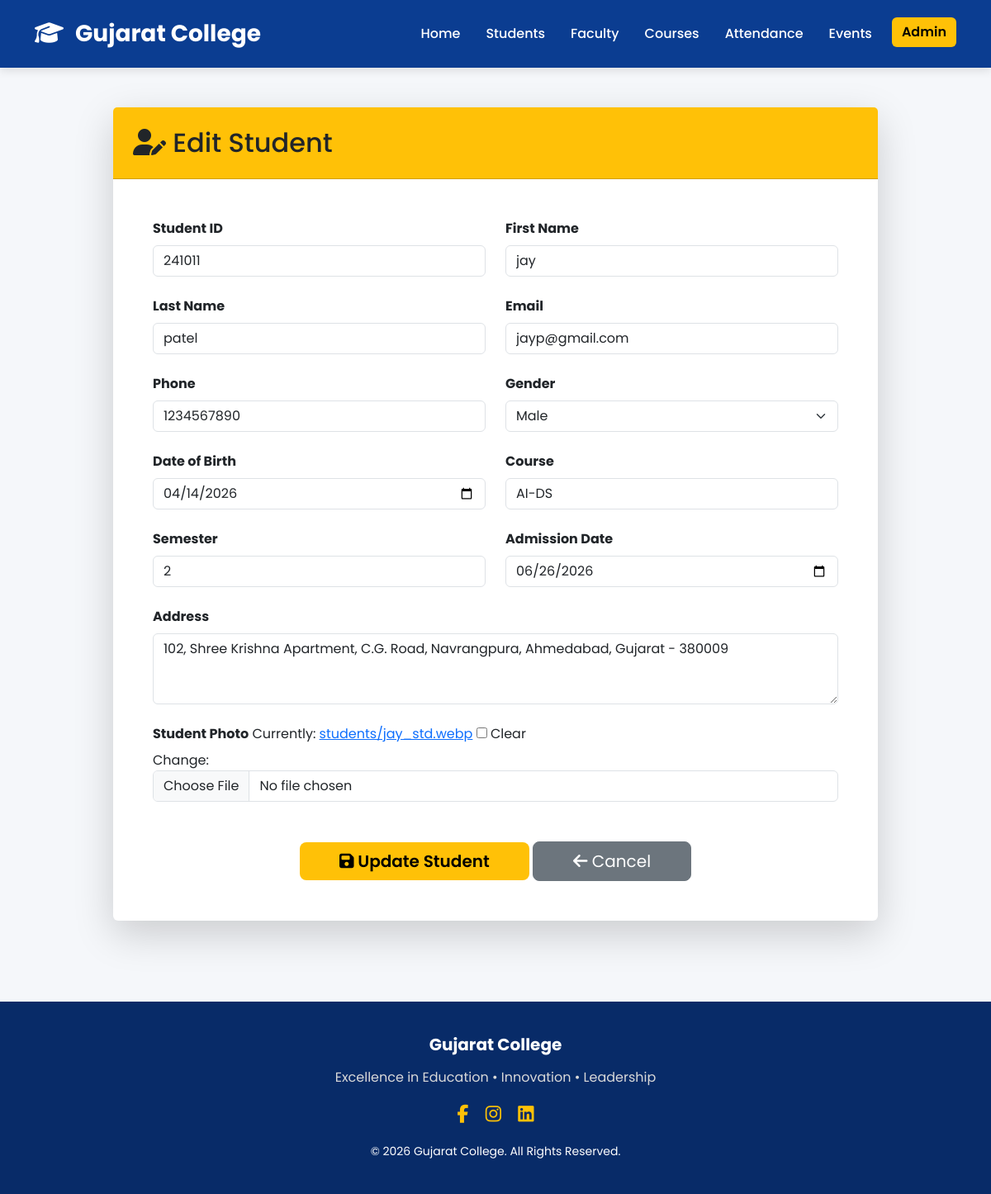
The page /students/1/edit/ (signed in) on the database its author committed.
### students/models.py (models this page shows, shortened)
class Student(models.Model):
    GENDER_CHOICES = (
        ("Male", "Male"),
        ("Female", "Female"),
        ("Other", "Other"),
    )
    student_id = models.CharField(
        max_length=20,
        unique=True
    )
    first_name = models.CharField(
        max_length=100
    )
    last_name = models.CharField(
        max_length=100
    )
    email = models.EmailField(
        unique=True
    )
    phone = models.CharField(
        max_length=15
    )
    gender = models.CharField(
        max_length=10,
        choices=GENDER_CHOICES
    )
    date_of_birth = models.DateField()
    address = models.TextField()
    course = models.CharField(
        max_length=100
    )
    semester = models.IntegerField()
    admission_date = models.DateField()
    photo = models.ImageField(
        upload_to="students/",
        blank=True,
        null=True
    )
    created_at = models.DateTimeField(
        auto_now_add=True
    )
    updated_at = models.DateTimeField(
        auto_now=True
    )
    class Meta:
        ordering = ["student_id"]

### students/views.py (the view)
# urls.py: path("<int:pk>/edit/", views.edit_student, name="edit_student"),
@login_required(login_url="login")
def edit_student(request, pk):
    student = get_object_or_404(Student, pk=pk)
    if request.method == "POST":
        form = StudentForm(
            request.POST,
            request.FILES,
            instance=student
        )
        if form.is_valid():
            form.save()
            messages.success(request, "Student Updated Successfully.")
            return redirect("student_list")
    else:
        form = StudentForm(instance=student)
    return render(
        request,
        "students/edit_student.html",
        {
            "form": form,
            "student": student
        }
    )

### templates/students/edit_student.html (shortened to what this page needs)
{% extends 'base.html' %}
{% block content %}
<div class="container py-5">
    <div class="row justify-content-center">
        <div class="col-lg-10">
            <div class="card shadow-lg border-0">
                <div class="card-header bg-warning text-dark p-4">
                    <h2 class="mb-0">
                        <i class="fas fa-user-edit"></i>
                        Edit Student
                    </h2>
                </div>
                <div class="card-body p-5">
                    <form method="POST" enctype="multipart/form-data">
                        <div class="row">
                            <div class="col-md-6 mb-4">
                                <label class="form-label fw-bold">
                                    Student ID
                                </label>
                                {{ form.student_id }}
                            </div>
                            <div class="col-md-6 mb-4">
                                <label class="form-label fw-bold">
                                    First Name
                                </label>
                                {{ form.first_name }}
                            </div>
                            <div class="col-md-6 mb-4">
                                <label class="form-label fw-bold">
                                    Last Name
                                </label>
                                {{ form.last_name }}
                            </div>
                            <div class="col-md-6 mb-4">
                                <label class="form-label fw-bold">
                                    Email
                                </label>
                                {{ form.email }}
                            </div>
                            <div class="col-md-6 mb-4">
                                <label class="form-label fw-bold">
                                    Phone
                                </label>
                                {{ form.phone }}
                            </div>
                            <div class="col-md-6 mb-4">
                                <label class="form-label fw-bold">
                                    Gender
                                </label>
                                {{ form.gender }}
                            </div>
                            <div class="col-md-6 mb-4">
                                <label class="form-label fw-bold">
                                    Date of Birth
                                </label>
                                {{ form.date_of_birth }}
                            </div>
                            <div class="col-md-6 mb-4">
                                <label class="form-label fw-bold">
                                    Course
                                </label>
                                {{ form.course }}
                            </div>
                            <div class="col-md-6 mb-4">
                                <label class="form-label fw-bold">
                                    Semester
                                </label>
                                {{ form.semester }}
                            </div>
                            <div class="col-md-6 mb-4">
                                <label class="form-label fw-bold">
                                    Admission Date
                                </label>
                                {{ form.admission_date }}
                            </div>
                            <div class="col-md-12 mb-4">
                                <label class="form-label fw-bold">
                                    Address
                                </label>
                                {{ form.address }}
                            </div>
                            <div class="col-md-12 mb-4">
                                <label class="form-label fw-bold">
                                    Student Photo
                                </label>
                                {{ form.photo }}
                            </div>
                        </div>
                        <div class="text-center mt-4">
                            <button type="submit"
                                    class="btn btn-warning btn-lg px-5">
                                <i class="fas fa-save"></i>
                                Update Student
                            </button>
                            <a href="{% url 'student_list' %}"
                               class="btn btn-secondary btn-lg px-5">
                                <i class="fas fa-arrow-left"></i>
                                Cancel
                            </a>
                        </div>
                    </form>
                </div>
            </div>
        </div>
    </div>
</div>
{% endblock %}

### static/css/style.css (style rules this page uses)
* { margin:0; padding:0; box-sizing:border-box; font-family:'Poppins',sans-serif; }
body { background:#f5f7fa; color:#333; }
.btn-warning { background:#ffc107; border:none; color:#000; font-weight:600; }

### rows shown on the page
Student: student_id "241011", first_name "jay", last_name "patel", email "jayp@gmail.com", phone "1234567890", gender "Male", date_of_birth "04/14/2026", course "AI-DS", semester "2", admission_date "06/26/2026", address "102, Shree Krishna Apartment, C.G. Road, Navrangpura, Ahmedabad, Gujarat - 380009"
